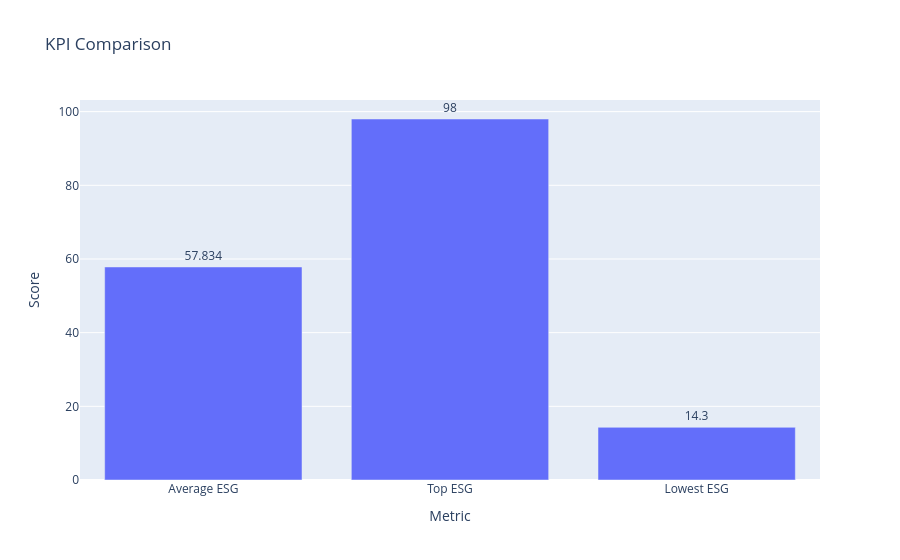

The notebook cell this image was saved under:
### Markdown cell above
1. KPI Overview

### Code cell
import pandas as pd
import plotly.express as px

df = pd.read_csv("company_esg_financial_dataset.csv")

df = df.dropna(subset=["CompanyName","Year","ESG_Overall"])

df["Year"] = pd.to_numeric(df["Year"], errors="coerce")
df["ESG_Overall"] = pd.to_numeric(df["ESG_Overall"], errors="coerce")

df = df.dropna()

latest = df.sort_values(["CompanyName","Year"]).groupby("CompanyName").tail(1)

# KPI calculations
avg_score = latest["ESG_Overall"].mean()
top_company = latest.sort_values("ESG_Overall", ascending=False).iloc[0]
low_company = latest.sort_values("ESG_Overall", ascending=True).iloc[0]

# Print KPIs
print("Average ESG Score:", round(avg_score,2))
print("Top Company:", top_company["CompanyName"], top_company["ESG_Overall"])
print("Lowest Company:", low_company["CompanyName"], low_company["ESG_Overall"])


# 🔥 Graph added (KPI Comparison)
kpi_df = pd.DataFrame({
    "Metric": ["Average ESG", "Top ESG", "Lowest ESG"],
    "Score": [
        avg_score,
        top_company["ESG_Overall"],
        low_company["ESG_Overall"]
    ]
})

fig = px.bar(
    kpi_df,
    x="Metric",
    y="Score",
    title="KPI Comparison",
    text="Score"
)

fig.update_traces(textposition="outside")

fig.show()

### Figure 1 — Plotly figure (JSON) as saved in the notebook; plotly's stock layout.template omitted (floating-point values rounded to 4 significant figures)
{"data": [{"hovertemplate": "Metric=%{x}<br>Score=%{text}<extra></extra>", "legendgroup": "", "marker": {"color": "#636efa", "pattern": {"shape": ""}}, "name": "", "orientation": "v", "showlegend": false, "text": [57.83, 98.0, 14.3], "textposition": "outside", "type": "bar", "x": ["Average ESG", "Top ESG", "Lowest ESG"], "xaxis": "x", "y": [57.83, 98.0, 14.3], "yaxis": "y"}], "layout": {"barmode": "relative", "legend": {"tracegroupgap": 0}, "title": {"text": "KPI Comparison"}, "xaxis": {"anchor": "y", "domain": [0, 1], "title": {"text": "Metric"}}, "yaxis": {"anchor": "x", "domain": [0, 1], "title": {"text": "Score"}}}}
